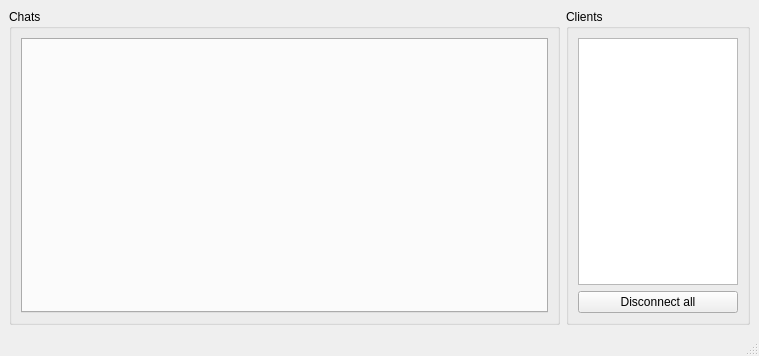
<?xml version="1.0" encoding="UTF-8"?>
<ui version="4.0">
 <class>MainWindow</class>
 <widget class="QMainWindow" name="MainWindow">
  <property name="geometry">
   <rect>
    <x>0</x>
    <y>0</y>
    <width>759</width>
    <height>356</height>
   </rect>
  </property>
  <property name="windowTitle">
   <string>MainWindow</string>
  </property>
  <widget class="QWidget" name="centralwidget">
   <layout class="QHBoxLayout" name="horizontalLayout_2" stretch="3,1">
    <item>
     <widget class="QGroupBox" name="grpChats">
      <property name="title">
       <string>Chats</string>
      </property>
      <layout class="QHBoxLayout" name="horizontalLayout" stretch="0">
       <item>
        <widget class="QTabWidget" name="tbChats"/>
       </item>
      </layout>
     </widget>
    </item>
    <item>
     <widget class="QGroupBox" name="grpClients">
      <property name="title">
       <string>Clients</string>
      </property>
      <layout class="QVBoxLayout" name="verticalLayout" stretch="3,1">
       <item>
        <widget class="QListWidget" name="lstClients"/>
       </item>
       <item>
        <widget class="QPushButton" name="btnDisconnectAll">
         <property name="text">
          <string>Disconnect all</string>
         </property>
        </widget>
       </item>
      </layout>
     </widget>
    </item>
   </layout>
  </widget>
  <widget class="QMenuBar" name="menubar">
   <property name="geometry">
    <rect>
     <x>0</x>
     <y>0</y>
     <width>759</width>
     <height>23</height>
    </rect>
   </property>
  </widget>
  <widget class="QStatusBar" name="statusbar"/>
 </widget>
 <resources/>
 <connections/>
</ui>
